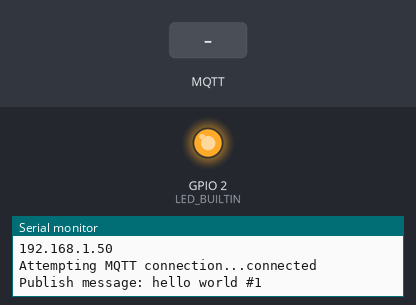
A program run on a simulated ESP8266 (Wemos D1 mini). Parts: output pins drawn as LEDs (lit = HIGH, except the on-board LED, lit = LOW), the last lines printed to the serial monitor. The inputs (shaded band) are chosen by the test bench. WiFi joins after 1.5 s; servers stay silent unless stated; random numbers use the default seed unless the program sets one; no MQTT or app messages arrive unless stated.

Above: at 2.7 s.
2.8 s: MQTT message "0" arrives on the first subscribed topic
At 3.7 s:
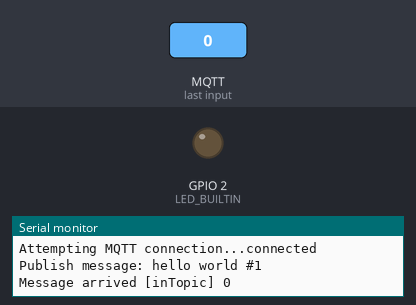
4.3 s: MQTT message "1" arrives on the first subscribed topic
At 4.8 s:
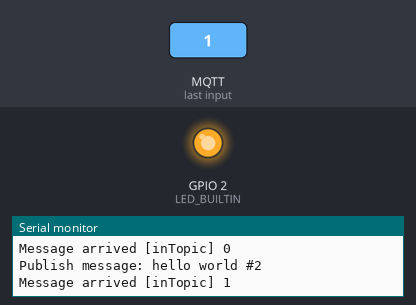
5.8 s: MQTT message "2" arrives on the first subscribed topic
At 7.2 s:
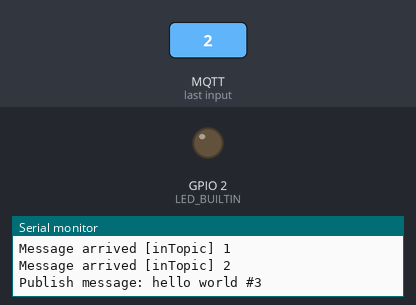
Timing chart, 0 to 8.8 s (numbered marks = the images above; inputs shaded):
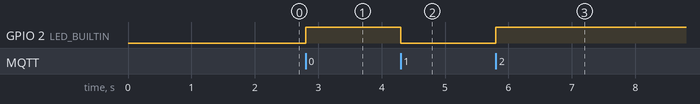

Measured:
- after the input at 2.8 s, GPIO 2 (LED_BUILTIN): LOW → HIGH at once
- after the input at 4.3 s, GPIO 2 (LED_BUILTIN): HIGH → LOW at once
- after the input at 5.8 s, GPIO 2 (LED_BUILTIN): LOW → HIGH at once

The program:

main.cpp
```cpp
// Library Includes
#include <Arduino.h>
#include <ESP8266WiFi.h>
#include <PubSubClient.h>

// User Credential Includes.
#include "wifiCred.h"
#include "mqttCred.h"


WiFiClient espClient;
PubSubClient client(espClient);
long lastMsg = 0;
char msg[50];
int value = 0;

void setup_wifi() {

  delay(10);
  // We start by connecting to a WiFi network
  Serial.println();
  Serial.print("Connecting to ");
  Serial.println(WIFI_SSID);

  WiFi.begin(WIFI_SSID, WIFI_PASSWORD );

  while (WiFi.status() != WL_CONNECTED) {
    delay(500);
    Serial.print(".");
  }

  randomSeed(micros());

  Serial.println("");
  Serial.println("WiFi connected");
  Serial.println("IP address: ");
  Serial.println(WiFi.localIP());
}

void callback(char* topic, uint8_t* payload, uint16_t length) {
  Serial.print("Message arrived [");
  Serial.print(topic);
  Serial.print("] ");
  for (uint16_t i = 0; i < length; i++) {
    Serial.print((char)payload[i]);
  }
  Serial.println();

  // Switch on the LED if an 1 was received as first character
  if ((char)payload[0] == '1') {
    digitalWrite(LED_BUILTIN, LOW);   // Turn the LED on (Note that LOW is the voltage level
    // but actually the LED is on; this is because
    // it is active low on the ESP-01)
  } else {
    digitalWrite(LED_BUILTIN, HIGH);  // Turn the LED off by making the voltage HIGH
  }

}

void reconnect() {
  // Loop until we're reconnected
  while (!client.connected()) {
    Serial.print("Attempting MQTT connection...");
    // Create a random client ID
    String clientId = "ESP8266Client-";
    clientId += String(random(0xffff), HEX);
    // Attempt to connect
    if (client.connect(clientId.c_str())) {
      Serial.println("connected");
      // Once connected, publish an announcement...
      client.publish("outTopic", "hello world");
      // ... and resubscribe
      client.subscribe("inTopic");
    } else {
      Serial.print("failed, rc=");
      Serial.print(client.state());
      Serial.println(" try again in 5 seconds");
      // Wait 5 seconds before retrying
      delay(5000);
    }
  }
}

void setup() {
  pinMode(LED_BUILTIN, OUTPUT);
  Serial.begin(115200);
  setup_wifi();
  client.setServer(MQTT_BROKER_HOSTNAME, MQTT_BROKER_PORT);
  client.setCallback(callback);
}

void loop() {

  if (!client.connected()) {
    reconnect();
  }
  client.loop();

  long now = millis();
  if (now - lastMsg > 2000) {
    lastMsg = now;
    ++value;
    snprintf (msg, 50, "hello world #%d", value);
    Serial.print("Publish message: ");
    Serial.println(msg);
    client.publish("outTopic", msg);
  }
}
```

mqttCred.h
```cpp
/**
 * @brief This file contains the information needed to connect to a remote MQTT broker server.
 *
 *  Constants used to connect with a MQTT broker. All of these values are default values only.
 *  If values are already saved in configuration, then those will take priority over these values.
 *
 */
//! Default value for the MQTT broker server host name. Can be a Domain name or IP address.
#define MQTT_BROKER_HOSTNAME    ""
//! Default value for the MQTT broker server port.
#define MQTT_BROKER_PORT        1883
//! Default value for the MQTT broker username to connect with. Leave blank for no username.
#define MQTT_USERNAME           ""
//! Default value for the MQTT broker password to connect with. Leave blank for no password.
#define MQTT_PASSWORD           ""
```

wifiCred.h
```cpp
//! Default WiFi SSID and password to try and connect to. Empty string for saved config only.
#define WIFI_SSID       ""
#define WIFI_PASSWORD   ""
```
